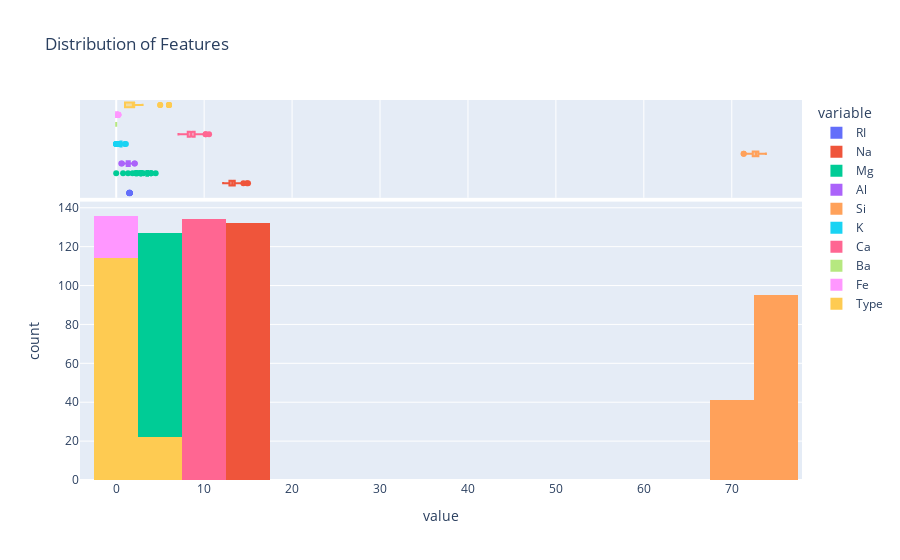

Notebook source saved alongside this figure:
### Markdown cell above
The dataset consists of 214 entries with no missing values. 

Key statistics reveal variations and central tendencies in features such as refractive index, sodium, magnesium, aluminum, silicon, potassium, calcium, barium, iron, and the target variable 'Type.' 

The range of values, standard deviations, and percentiles provides insights into the distribution and characteristics of each feature.

### Code cell
# Visualize the distribution of each feature using histograms

fig = px.histogram(df, x=df.columns, marginal="box", title='Distribution of Features')
fig.update_layout(barmode='overlay')
fig.show()

### Figure 1 — Plotly figure (JSON) as saved in the notebook; plotly's stock layout.template omitted (floating-point values rounded to 4 significant figures; data arrays with more than 128 entries replaced by an {"elided": "..."} marker saying what was removed)
{"data": [{"alignmentgroup": "True", "bingroup": "x", "hovertemplate": "variable=RI<br>value=%{x}<br>count=%{y}<extra></extra>", "legendgroup": "RI", "marker": {"color": "#636efa", "pattern": {"shape": ""}}, "name": "RI", "offsetgroup": "RI", "orientation": "v", "showlegend": true, "type": "histogram", "x": {"elided": "136 float values"}, "xaxis": "x", "yaxis": "y"}, {"alignmentgroup": "True", "hovertemplate": "variable=RI<br>value=%{x}<extra></extra>", "legendgroup": "RI", "marker": {"color": "#636efa"}, "name": "RI", "notched": true, "offsetgroup": "RI", "showlegend": false, "type": "box", "x": {"elided": "136 float values"}, "xaxis": "x2", "yaxis": "y2"}, {"alignmentgroup": "True", "bingroup": "x", "hovertemplate": "variable=Na<br>value=%{x}<br>count=%{y}<extra></extra>", "legendgroup": "Na", "marker": {"color": "#EF553B", "pattern": {"shape": ""}}, "name": "Na", "offsetgroup": "Na", "orientation": "v", "showlegend": true, "type": "histogram", "x": {"elided": "136 float values"}, "xaxis": "x", "yaxis": "y"}, {"alignmentgroup": "True", "hovertemplate": "variable=Na<br>value=%{x}<extra></extra>", "legendgroup": "Na", "marker": {"color": "#EF553B"}, "name": "Na", "notched": true, "offsetgroup": "Na", "showlegend": false, "type": "box", "x": {"elided": "136 float values"}, "xaxis": "x2", "yaxis": "y2"}, {"alignmentgroup": "True", "bingroup": "x", "hovertemplate": "variable=Mg<br>value=%{x}<br>count=%{y}<extra></extra>", "legendgroup": "Mg", "marker": {"color": "#00cc96", "pattern": {"shape": ""}}, "name": "Mg", "offsetgroup": "Mg", "orientation": "v", "showlegend": true, "type": "histogram", "x": {"elided": "136 float values"}, "xaxis": "x", "yaxis": "y"}, {"alignmentgroup": "True", "hovertemplate": "variable=Mg<br>value=%{x}<extra></extra>", "legendgroup": "Mg", "marker": {"color": "#00cc96"}, "name": "Mg", "notched": true, "offsetgroup": "Mg", "showlegend": false, "type": "box", "x": {"elided": "136 float values"}, "xaxis": "x2", "yaxis": "y2"}, {"alignmentgroup": "True", "bingroup": "x", "hovertemplate": "variable=Al<br>value=%{x}<br>count=%{y}<extra></extra>", "legendgroup": "Al", "marker": {"color": "#ab63fa", "pattern": {"shape": ""}}, "name": "Al", "offsetgroup": "Al", "orientation": "v", "showlegend": true, "type": "histogram", "x": {"elided": "136 float values"}, "xaxis": "x", "yaxis": "y"}, {"alignmentgroup": "True", "hovertemplate": "variable=Al<br>value=%{x}<extra></extra>", "legendgroup": "Al", "marker": {"color": "#ab63fa"}, "name": "Al", "notched": true, "offsetgroup": "Al", "showlegend": false, "type": "box", "x": {"elided": "136 float values"}, "xaxis": "x2", "yaxis": "y2"}, {"alignmentgroup": "True", "bingroup": "x", "hovertemplate": "variable=Si<br>value=%{x}<br>count=%{y}<extra></extra>", "legendgroup": "Si", "marker": {"color": "#FFA15A", "pattern": {"shape": ""}}, "name": "Si", "offsetgroup": "Si", "orientation": "v", "showlegend": true, "type": "histogram", "x": {"elided": "136 float values"}, "xaxis": "x", "yaxis": "y"}, {"alignmentgroup": "True", "hovertemplate": "variable=Si<br>value=%{x}<extra></extra>", "legendgroup": "Si", "marker": {"color": "#FFA15A"}, "name": "Si", "notched": true, "offsetgroup": "Si", "showlegend": false, "type": "box", "x": {"elided": "136 float values"}, "xaxis": "x2", "yaxis": "y2"}, {"alignmentgroup": "True", "bingroup": "x", "hovertemplate": "variable=K<br>value=%{x}<br>count=%{y}<extra></extra>", "legendgroup": "K", "marker": {"color": "#19d3f3", "pattern": {"shape": ""}}, "name": "K", "offsetgroup": "K", "orientation": "v", "showlegend": true, "type": "histogram", "x": {"elided": "136 float values"}, "xaxis": "x", "yaxis": "y"}, {"alignmentgroup": "True", "hovertemplate": "variable=K<br>value=%{x}<extra></extra>", "legendgroup": "K", "marker": {"color": "#19d3f3"}, "name": "K", "notched": true, "offsetgroup": "K", "showlegend": false, "type": "box", "x": {"elided": "136 float values"}, "xaxis": "x2", "yaxis": "y2"}, {"alignmentgroup": "True", "bingroup": "x", "hovertemplate": "variable=Ca<br>value=%{x}<br>count=%{y}<extra></extra>", "legendgroup": "Ca", "marker": {"color": "#FF6692", "pattern": {"shape": ""}}, "name": "Ca", "offsetgroup": "Ca", "orientation": "v", "showlegend": true, "type": "histogram", "x": {"elided": "136 float values"}, "xaxis": "x", "yaxis": "y"}, {"alignmentgroup": "True", "hovertemplate": "variable=Ca<br>value=%{x}<extra></extra>", "legendgroup": "Ca", "marker": {"color": "#FF6692"}, "name": "Ca", "notched": true, "offsetgroup": "Ca", "showlegend": false, "type": "box", "x": {"elided": "136 float values"}, "xaxis": "x2", "yaxis": "y2"}, {"alignmentgroup": "True", "bingroup": "x", "hovertemplate": "variable=Ba<br>value=%{x}<br>count=%{y}<extra></extra>", "legendgroup": "Ba", "marker": {"color": "#B6E880", "pattern": {"shape": ""}}, "name": "Ba", "offsetgroup": "Ba", "orientation": "v", "showlegend": true, "type": "histogram", "x": {"elided": "136 int values"}, "xaxis": "x", "yaxis": "y"}, {"alignmentgroup": "True", "hovertemplate": "variable=Ba<br>value=%{x}<extra></extra>", "legendgroup": "Ba", "marker": {"color": "#B6E880"}, "name": "Ba", "notched": true, "offsetgroup": "Ba", "showlegend": false, "type": "box", "x": {"elided": "136 int values"}, "xaxis": "x2", "yaxis": "y2"}, {"alignmentgroup": "True", "bingroup": "x", "hovertemplate": "variable=Fe<br>value=%{x}<br>count=%{y}<extra></extra>", "legendgroup": "Fe", "marker": {"color": "#FF97FF", "pattern": {"shape": ""}}, "name": "Fe", "offsetgroup": "Fe", "orientation": "v", "showlegend": true, "type": "histogram", "x": {"elided": "136 float values"}, "xaxis": "x", "yaxis": "y"}, {"alignmentgroup": "True", "hovertemplate": "variable=Fe<br>value=%{x}<extra></extra>", "legendgroup": "Fe", "marker": {"color": "#FF97FF"}, "name": "Fe", "notched": true, "offsetgroup": "Fe", "showlegend": false, "type": "box", "x": {"elided": "136 float values"}, "xaxis": "x2", "yaxis": "y2"}, {"alignmentgroup": "True", "bingroup": "x", "hovertemplate": "variable=Type<br>value=%{x}<br>count=%{y}<extra></extra>", "legendgroup": "Type", "marker": {"color": "#FECB52", "pattern": {"shape": ""}}, "name": "Type", "offsetgroup": "Type", "orientation": "v", "showlegend": true, "type": "histogram", "x": {"elided": "136 int values"}, "xaxis": "x", "yaxis": "y"}, {"alignmentgroup": "True", "hovertemplate": "variable=Type<br>value=%{x}<extra></extra>", "legendgroup": "Type", "marker": {"color": "#FECB52"}, "name": "Type", "notched": true, "offsetgroup": "Type", "showlegend": false, "type": "box", "x": {"elided": "136 int values"}, "xaxis": "x2", "yaxis": "y2"}], "layout": {"barmode": "overlay", "legend": {"title": {"text": "variable"}, "tracegroupgap": 0}, "title": {"text": "Distribution of Features"}, "xaxis": {"anchor": "y", "domain": [0, 1], "title": {"text": "value"}}, "xaxis2": {"anchor": "y2", "domain": [0, 1], "matches": "x", "showgrid": true, "showticklabels": false}, "yaxis": {"anchor": "x", "domain": [0, 0.7326], "title": {"text": "count"}}, "yaxis2": {"anchor": "x2", "domain": [0.7426, 1], "matches": "y2", "showgrid": false, "showline": false, "showticklabels": false, "ticks": ""}}}
